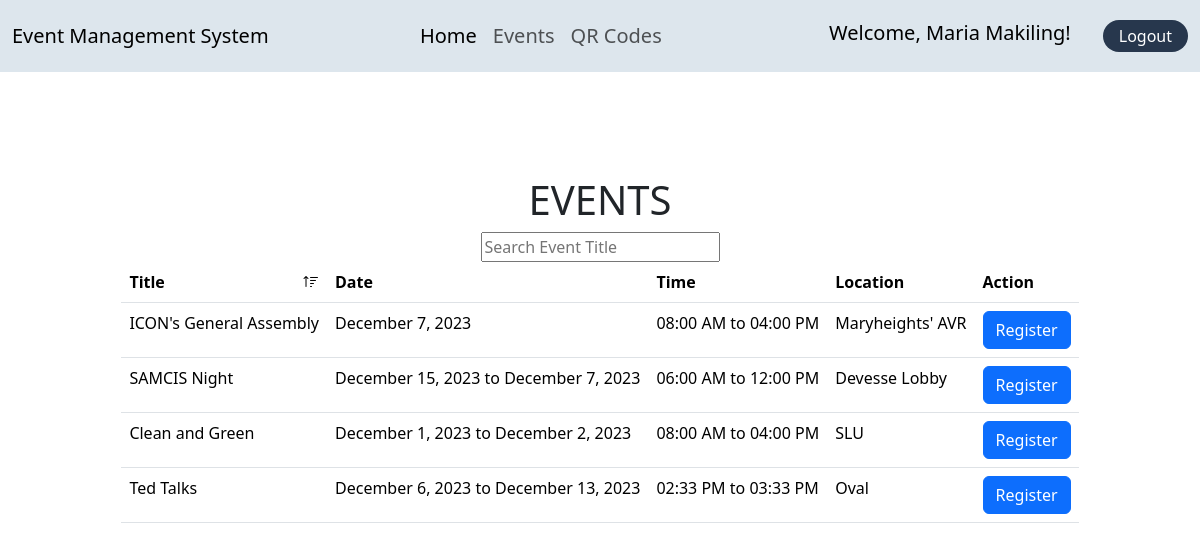
/client/view-events.php (signed in), run on the app's committed database.
### tables this page shows
CREATE TABLE IF NOT EXISTS `users` (
  `user_id` int NOT NULL AUTO_INCREMENT,
  `email` varchar(255) NOT NULL,
  `password` varchar(255) NOT NULL,
  `firstname` varchar(128) NOT NULL,
  `lastname` varchar(128) NOT NULL,
  `school` varchar(128) NOT NULL,
  PRIMARY KEY (`user_id`),
  UNIQUE KEY `email` (`email`)
);

CREATE TABLE IF NOT EXISTS `event` (
  `event_id` int NOT NULL AUTO_INCREMENT,
  `EQRCODE` int NOT NULL,
  `eventName` varchar(255) NOT NULL,
  `startDate` date NOT NULL,
  `endDate` date NOT NULL,
  `startTime` time NOT NULL,
  `endTime` time NOT NULL,
  `eventLocation` varchar(255) NOT NULL,
  `noOfParticipant` int DEFAULT NULL,
  `status` enum('Ongoing','Finished') DEFAULT NULL,
  PRIMARY KEY (`event_id`),
  KEY `EQRCODE` (`EQRCODE`)
);

### client/includes/DBQueries.php (called while the page is built, shortened)
<?php
function getEmail($db, $email) {
    $query = sprintf("SELECT * from users WHERE email = '%s'", $db->real_escape_string($email));
    $result = $db -> query($query);
    $user = $result-> fetch_assoc();
    return $user;
}
function getAvailableEvents($db) {
    $query = "SELECT * FROM event WHERE status = 'ongoing'";
    $result = $db -> query($query);
    $events = $result -> fetch_all(MYSQLI_ASSOC);
    return $events;
}

### client/includes/process-events-display.php (the view, shortened to what this page needs)
<!DOCTYPE html>
<html lang="en">
<head>
    <link rel="stylesheet" href="https://cdn.jsdelivr.net/npm/bootstrap-icons@1.11.2/font/bootstrap-icons.min.css">
</head>
<body>
</body>
</html>
<?php
require 'DBQueries.php';
    function displayAvailableEvents($db) {
        $events = getAvailableEvents($db);
        echo
            '
            <div class="row justify-content-center">
                <div class="col-auto">
                    <table class="table table-responsive" id="table">
                        <tr>
                            <th>Title<i id="sortIcon" class="bi bi-sort-up"></i></th>
                            <th>Date</th>
                            <th>Time</th>
                            <th>Location</th>
                            <th>Action</th>
                        </tr>
                </div>
            </div>';
        if ($events) {
            foreach ($events as $event) {
                $formattedStartDate = date('F j, Y', strtotime($event['startDate']));
                $formattedEndDate = date('F j, Y', strtotime($event['endDate']));
                $formattedStartTime = date('h:i A', strtotime($event['startTime']));
                $formattedEndTime = date('h:i A', strtotime($event['endTime']));
                echo '<tr id="event-row">';
                echo '<td id="event-name">' . $event['eventName'] . '</td>';
                if ($event['startDate'] == $event['endDate']) {
                echo '<td id="date">' . $formattedStartDate . '</td>';
                } else {
                echo '<td id="date">' . $formattedStartDate . ' to ' . $formattedEndDate . '</td>';
                }
                echo '<td id="time">' . $formattedStartTime . ' to ' . $formattedEndTime . '</td>';
                echo '<td id="location">' . $event['eventLocation'] . '</td>';
                echo '<td><button class="btn btn-primary register-qr"> Register </button></td>';
                echo '</tr>';
            }
        } else {
            echo '</table>';
            echo '<p>There is no available events at this moment. Please check again later.</p>';
        }
    }

### client/view-events.php (shortened to what this page needs)
<?php
include 'includes/process-events-display.php';
?>
<!DOCTYPE html>
<html lang="en">
<head>
  <link rel="stylesheet" href="css/home.css">
  <link rel="stylesheet" href="css/view-events-styles.css">
  <link href="https://cdn.jsdelivr.net/npm/bootstrap@5.3.2/dist/css/bootstrap.min.css" rel="stylesheet">
</head>
<body>
  <nav class="navbar navbar-expand-lg fixed-top">
    <div class="container-fluid">
      <a class="navbar-brand" href="home.php">Event Management System</a>
      <div class="offcanvas offcanvas-end" tabindex="-1" id="offcanvasNavbar" aria-labelledby="offcanvasNavbarLabel">
        <div class="offcanvas-body d-flex flex-column flex-lg-row p-4
                p-lg-0">
          <ul class="navbar-nav justify-content-center flex-grow-1 pe-3
                align-items-center fs-5">
            <li class="nav-item">
              <a class="nav-link active" aria-current="page" href="home.php">Home</a>
            </li>
            <li class="nav-item">
              <a class="nav-link" href="view-events.php">Events</a>
            </li>
            <li class="nav-item">
              <a class="nav-link" href="view-qrcodes.php">QR Codes</a>
            </li>
          </ul>
          <div class="d-flex flex-column flex-lg-row
              align-items-center gap-3">
              <p><?php
                $user = getEmail($db, $_SESSION['email']);
                echo '<p id="greeting"> Welcome, ' . $user['firstname'] . ' ' . $user['lastname'] . '!</p>';
              ?></p>
            <a href="includes/process-logout.php" class="text-white text-decoration-none px-3 py-1 rounded-4" style="background-color: #27374D;">Logout</a>
          </div>
        </div>
      </div>
    </div>
  </nav>
  <div class="container mt-5 pt-5">
      <h1 class="text-center">EVENTS</h1>
  </div>
  <div id="search-container" class="d-flex justify-content-center">
    <input type="search" id="search-event" placeholder="Search Event Title">
  </div>
  <?php
    displayAvailableEvents($db);
  ?>
</body>
</html>

### client/css/home.css (style rules this page uses)
.navbar { background-color: #DDE6ED; }
h1 { padding-top: 5rem; }
#greeting { font-size: 20px; padding-top: 10px; color: black; }

### client/css/view-events-styles.css (style rules this page uses)
p { margin: 10px 0; color: #FFFFFF; }

### client/includes/process-events-display.php (style rules this page uses)
#sortIcon { float: right; margin-left: 5px; }

### data on the page
users: firstname "Maria", lastname "Makiling"
event: eventName "ICON's General Assembly", startDate "December 7, 2023", startTime "08:00 AM", endTime "04:00 PM", eventLocation "Maryheights' AVR"
event: eventName "SAMCIS Night", startDate "December 15, 2023", endDate "December 7, 2023", startTime "06:00 AM", endTime "12:00 PM", eventLocation "Devesse Lobby"
event: eventName "Clean and Green", startDate "December 1, 2023", endDate "December 2, 2023", startTime "08:00 AM", endTime "04:00 PM", eventLocation "SLU"
event: eventName "Ted Talks", startDate "December 6, 2023", endDate "December 13, 2023", startTime "02:33 PM", endTime "03:33 PM", eventLocation "Oval"
